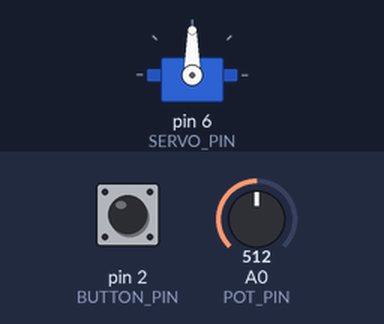
This sketch was run on a simulated Arduino Uno, built with avr-gcc and run on an emulated ATmega328P. On the bench: servo. The test bench sets the inputs (shaded band); at power-on: A0 (POT_PIN) = 512, pin 2 (BUTTON_PIN) HIGH. What the sketch prints to the serial monitor is not drawn.

Above: at 1.2 s.
1.3 s: A0 (POT_PIN) set to 716
At 2.5 s:
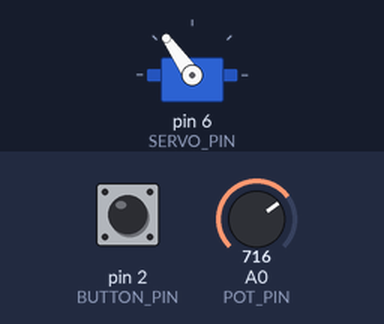
2.8 s: A0 (POT_PIN) set to 900
At 3.7 s:
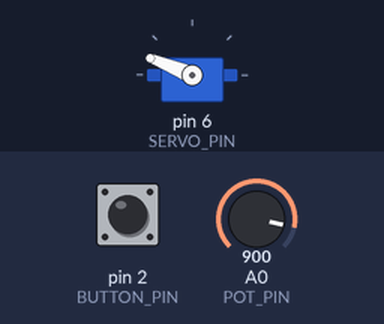
4.3 s: A0 (POT_PIN) set to 1023
At 4.8 s:
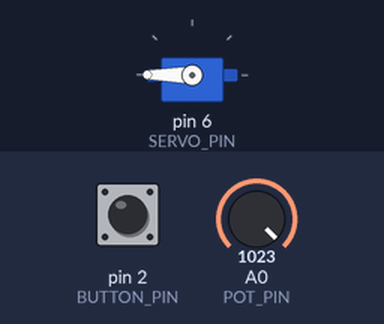
5.8 s: A0 (POT_PIN) set to 306
At 7.0 s:
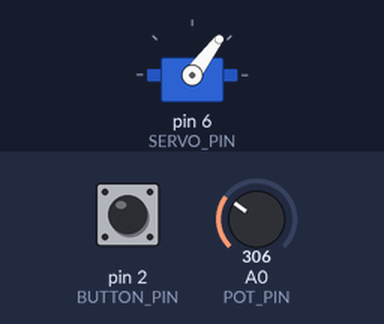
7.3 s: A0 (POT_PIN) set to 170
At 8.3 s:
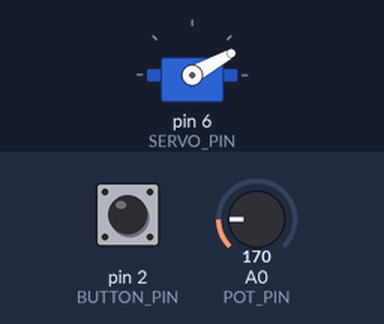
Timing chart, 0 to 9.8 s (numbered marks = the images above; inputs shaded):
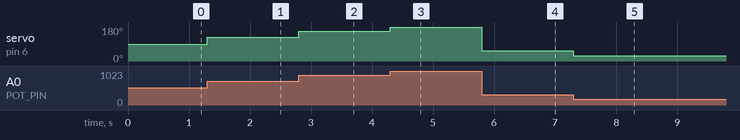

Measured:
- after the input at 1.3 s, servo on pin 6 (SERVO_PIN): 90° → 125° at once
- after the input at 2.8 s, servo on pin 6 (SERVO_PIN): 125° → 158° at once
- after the input at 4.3 s, servo on pin 6 (SERVO_PIN): 158° → 180° at once
- after the input at 5.8 s, servo on pin 6 (SERVO_PIN): 180° → 53° at once
- after the input at 7.3 s, servo on pin 6 (SERVO_PIN): 53° → 29° at once

The sketch:

Servo_Motor_Sweep.ino
```cpp
#include <Servo.h>

// Pin Configuration Assignments
const int POT_PIN    = A0;
const int BUTTON_PIN = 2;
const int SERVO_PIN  = 6;

Servo myServo;

// Operational state machine variables
bool isAutomaticMode = false;
bool lastButtonState = HIGH;
int servoAngle       = 0;
int sweepDirection   = 1; // 1 = forward, -1 = reverse

// Non-blocking timers
unsigned long prevSweepMillis  = 0;
unsigned long lastDebounceTime = 0;
const unsigned long debounceDelay = 50; // 50ms debouncing window filter
const int sweepSpeedInterval      = 15; // Lower = faster automatic sweep rate

void setup() {
  myServo.attach(SERVO_PIN);
  pinMode(BUTTON_PIN, INPUT_PULLUP); // Employs internal safety pullup configuration
  Serial.begin(9600);

  // Initialize baseline posture
  myServo.write(0);
  Serial.println("SYSTEM READY: Mode = Manual Control via Potentiometer");
}

void loop() {
  unsigned long currentMillis = millis();
  int reading = digitalRead(BUTTON_PIN);

  // 1. Debounce and validate pushbutton state transitions
  if (reading != lastButtonState) {
    lastDebounceTime = currentMillis;
  }

  if ((currentMillis - lastDebounceTime) > debounceDelay) {
    if (reading == LOW && lastButtonState == HIGH) {
      isAutomaticMode = !isAutomaticMode; // Invert functional flag
      Serial.print("MODE CHANGE: Shifting system state to ");
      Serial.println(isAutomaticMode ? "AUTOMATIC SWEEP" : "MANUAL DIAL");
    }
  }
  lastButtonState = reading;

  // 2. Execute operational loop tracking based on selected state mode
  if (isAutomaticMode) {
    // AUTOMATIC MODE: Smoothly sweep back and forth using non-blocking timers
    if (currentMillis - prevSweepMillis >= sweepSpeedInterval) {
      prevSweepMillis = currentMillis;

      servoAngle += sweepDirection;
      if (servoAngle >= 180) {
        servoAngle = 180;
        sweepDirection = -1; // Reverse trajectory direction
      } else if (servoAngle <= 0) {
        servoAngle = 0;
        sweepDirection = 1;  // Forward trajectory direction
      }
      myServo.write(servoAngle);
    }
  } else {
    // MANUAL MODE: Directly read the dial pot value and scale to degrees
    int potValue = analogRead(POT_PIN);
    int targetAngle = map(potValue, 0, 1023, 0, 180);

    // Low-pass stabilizer matrix to filter hardware sensor noise jitter
    if (abs(targetAngle - servoAngle) > 1) {
      servoAngle = targetAngle;
      myServo.write(servoAngle);
    }
  }
}
```
